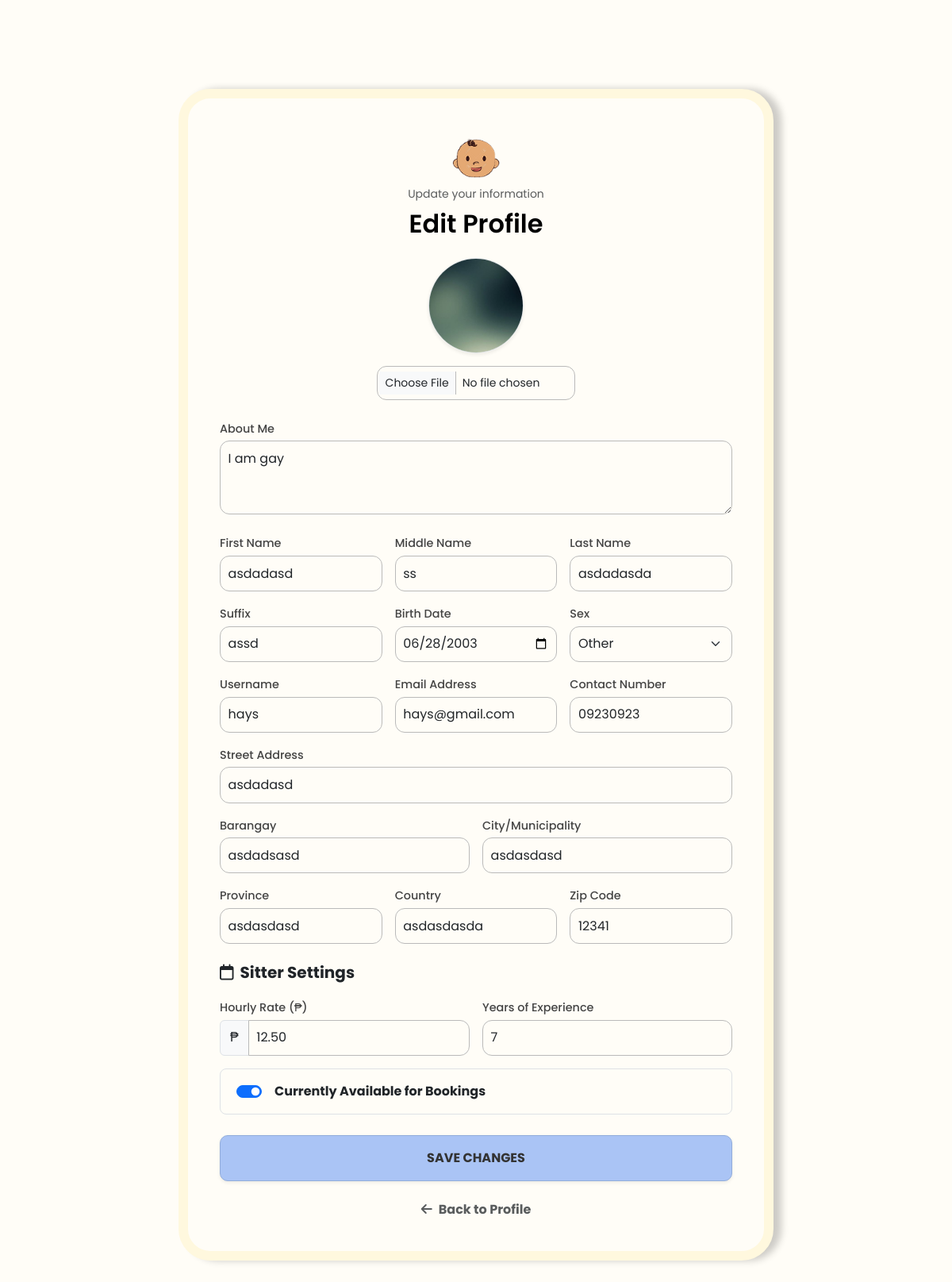
Page /public/editProfile.php (signed in) on the committed database.
### tables this page shows
CREATE TABLE `users` (
  `id` int(11) NOT NULL,
  `uuid` char(36) NOT NULL,
  `firstName` varchar(100) NOT NULL,
  `middleName` varchar(100) DEFAULT NULL,
  `lastName` varchar(100) NOT NULL,
  `bio` text DEFAULT NULL,
  `suffix` varchar(10) DEFAULT NULL,
  `birthDate` date NOT NULL,
  `sex` enum('male','female','other') NOT NULL,
  `role` enum('guardian','sitter','admin') NOT NULL DEFAULT 'guardian',
  `contactNumber` varchar(20) NOT NULL,
  `emailAddress` varchar(150) NOT NULL,
  `username` varchar(100) NOT NULL,
  `password` varchar(255) NOT NULL,
  `streetAddress` varchar(255) NOT NULL,
  `barangay` varchar(255) NOT NULL,
  `cityMunicipality` varchar(255) NOT NULL,
  `province` varchar(255) NOT NULL,
  `country` varchar(255) NOT NULL,
  `zipCode` char(10) NOT NULL,
  `dateCreated` timestamp NOT NULL DEFAULT current_timestamp(),
  `profilePic` varchar(255) NOT NULL DEFAULT 'default.jpg',
  `isActive` tinyint(1) NOT NULL DEFAULT 1,
  `deactivatedAt` datetime DEFAULT NULL,
  `deletedAt` datetime DEFAULT NULL,
  `createdAt` datetime DEFAULT current_timestamp()
);

CREATE TABLE `sitters` (
  `sitterID` int(11) NOT NULL,
  `uuid` char(36) NOT NULL,
  `userID` int(11) NOT NULL,
  `hourlyRate` decimal(10,2) NOT NULL DEFAULT 0.00,
  `experience` int(11) NOT NULL DEFAULT 0,
  `isAvailable` tinyint(1) NOT NULL DEFAULT 1,
  `ratingAverage` decimal(3,2) DEFAULT NULL,
  `verificationStatus` enum('pending','verified','rejected') NOT NULL DEFAULT 'pending',
  `createdAt` timestamp NOT NULL DEFAULT current_timestamp()
);

### public/editProfile.php (the view, shortened to what this page needs)
<?php
require_once __DIR__ . '/../app/middleware/auth.php';
$userId = $_SESSION['user_id'] ?? null;
$stmt = $conn->prepare("SELECT * FROM users WHERE id = ? LIMIT 1");
$stmt->bind_param("i", $userId);
$stmt->execute();
$user = $stmt->get_result()->fetch_assoc() ?? [];
$role = $user['role'] ?? 'guardian';
$sitterStmt = $conn->prepare("
    SELECT sitterID, verificationStatus, hourlyRate, experience, isAvailable
    FROM sitters
    WHERE userID = ?
    LIMIT 1
");
$sitterStmt->bind_param("i", $userId);
$sitterStmt->execute();
$sitterData = $sitterStmt->get_result()->fetch_assoc();
$isSitter = !empty($sitterData);
$isVerifiedSitter = $isSitter && $sitterData['verificationStatus'] === 'verified';
$backLink = ($role === 'sitter') ? 'profile.php' : 'profile.php';
?>
<!DOCTYPE html>
<html lang="en">
<head>
    <link href="https://cdnjs.cloudflare.com/ajax/libs/font-awesome/6.5.1/css/all.min.css" rel="stylesheet">
    <link href="https://cdn.jsdelivr.net/npm/bootstrap@5.3.3/dist/css/bootstrap.min.css" rel="stylesheet">
    <link rel="stylesheet" href="/Pampeers/public/css/register.css">
</head>
<body>
<div class="container d-flex justify-content-center align-items-center min-vh-100">
    <div class="signup-panel w-100">
        <div class="text-center mb-4">
            <img src="/Pampeers/app/uploads/pampeerlogo.png" alt="Logo" style="width: 70px;">
            <p class="small text-muted mb-0">Update your information</p>
            <h1 class="brand-name" style="font-size: 2rem; font-family: 'Poppins', sans-serif; font-weight: 600; margin-top: 0.5rem;">Edit Profile</h1>
        </div>
        <form action="/Pampeers/app/controllers/user/updateProfile.php"
              method="POST"
              enctype="multipart/form-data"
              class="row g-3">
            <div class="col-12 text-center mb-2">
                <img src="/Pampeers/app/uploads/profiles/<?= htmlspecialchars($user['profilePic'] ?? 'default.jpg') ?>"
                     class="rounded-circle shadow-sm border mb-3"
                     style="width:120px;height:120px;object-fit:cover;">
                <div class="d-flex justify-content-center">
                    <input type="file" name="profilePic" class="form-control form-control-sm" style="max-width: 250px;">
                </div>
            </div>
            <div class="col-12 mb-2">
                <label class="form-label">About Me</label>
                <textarea name="bio" class="form-control" rows="3" placeholder="Tell everyone a little bit about yourself..."><?= htmlspecialchars($user['bio'] ?? '') ?></textarea>
            </div>
            <div class="col-md-4">
                <label class="form-label">First Name</label>
                <input type="text" name="firstName" class="form-control" value="<?= htmlspecialchars($user['firstName'] ?? '') ?>" required>
            </div>
            <div class="col-md-4">
                <label class="form-label">Middle Name</label>
                <input type="text" name="middleName" class="form-control" value="<?= htmlspecialchars($user['middleName'] ?? '') ?>">
            </div>
            <div class="col-md-4">
                <label class="form-label">Last Name</label>
                <input type="text" name="lastName" class="form-control" value="<?= htmlspecialchars($user['lastName'] ?? '') ?>" required>
            </div>
            <div class="col-md-4">
                <label class="form-label">Suffix</label>
                <input type="text" name="suffix" class="form-control" placeholder="e.g. Jr." value="<?= htmlspecialchars($user['suffix'] ?? '') ?>">
            </div>
            <div class="col-md-4">
                <label class="form-label">Birth Date</label>
                <input type="date" name="birthDate" class="form-control" value="<?= htmlspecialchars($user['birthDate'] ?? '') ?>" required>
            </div>
            <div class="col-md-4">
                <label class="form-label">Sex</label>
                <select name="sex" class="form-select">
                    <option value="other" <?= ($user['sex'] ?? '') === 'other' ? 'selected' : '' ?>>Other</option>
                </select>
            </div>
            <div class="col-md-4">
                <label class="form-label">Username</label>
                <input type="text" name="username" class="form-control" value="<?= htmlspecialchars($user['username'] ?? '') ?>" required>
            </div>
            <div class="col-md-4">
                <label class="form-label">Email Address</label>
                <input type="email" name="emailAddress" class="form-control" value="<?= htmlspecialchars($user['emailAddress'] ?? '') ?>" required>
            </div>
            <div class="col-md-4">
                <label class="form-label">Contact Number</label>
                <input type="text" name="contactNumber" class="form-control" value="<?= htmlspecialchars($user['contactNumber'] ?? '') ?>" required>
            </div>
            <div class="col-md-12">
                <label class="form-label">Street Address</label>
                <input type="text" name="streetAddress" class="form-control" value="<?= htmlspecialchars($user['streetAddress'] ?? '') ?>">
            </div>
            <div class="col-md-6">
                <label class="form-label">Barangay</label>
                <input type="text" name="barangay" class="form-control" value="<?= htmlspecialchars($user['barangay'] ?? '') ?>">
            </div>
            <div class="col-md-6">
                <label class="form-label">City/Municipality</label>
                <input type="text" name="cityMunicipality" class="form-control" value="<?= htmlspecialchars($user['cityMunicipality'] ?? '') ?>" required>
            </div>
            <div class="col-md-4">
                <label class="form-label">Province</label>
                <input type="text" name="province" class="form-control" value="<?= htmlspecialchars($user['province'] ?? '') ?>">
            </div>
            <div class="col-md-4">
                <label class="form-label">Country</label>
                <input type="text" name="country" class="form-control" value="<?= htmlspecialchars($user['country'] ?? '') ?>">
            </div>
            <div class="col-md-4">
                <label class="form-label">Zip Code</label>
                <input type="text" name="zipCode" class="form-control" value="<?= htmlspecialchars($user['zipCode'] ?? '') ?>">
            </div>
            <?php if ($isVerifiedSitter): ?>
                <div class="col-12 mt-4 mb-1">
                    <h5 class="fw-bold grey m-0" style="font-family: 'Poppins', sans-serif;"><i class="fa-regular fa-calendar me-2"></i>Sitter Settings</h5>
                </div>
                <div class="col-md-6">
                    <label class="form-label">Hourly Rate (₱)</label>
                    <div class="input-group">
                        <span class="input-group-text bg-light">₱</span>
                        <input type="number" step="0.01" name="hourlyRate" class="form-control" value="<?= htmlspecialchars($sitterData['hourlyRate'] ?? '0.00') ?>">
                    </div>
                </div>
                <div class="col-md-6">
                    <label class="form-label">Years of Experience</label>
                    <input type="number" name="experience" class="form-control" value="<?= htmlspecialchars($sitterData['experience'] ?? '0') ?>">
                </div>
                <div class="col-12 mt-3">
                    <div class="form-check form-switch bg-none p-3 rounded-3 border">
                        <input class="form-check-input ms-1 me-3" type="checkbox" name="isAvailable" id="availSwitch" <?= ($sitterData['isAvailable']) ? 'checked' : '' ?>>
                        <label class="form-check-label fw-bold" for="availSwitch">Currently Available for Bookings</label>
                    </div>
                </div>
            <?php endif; ?>
            <div class="col-12 mt-4">
                <button type="submit" class="btn btn-primary w-100 py-3 fw-bold shadow-sm" style="border-radius: 10px;">SAVE CHANGES</button>
            </div>
        </form>
        <div class="text-center mt-4">
            <a href="/Pampeers/public/<?= $backLink ?>" class="text-decoration-none text-muted fw-bold"><i class="fa-solid fa-arrow-left me-2"></i>Back to Profile</a>
        </div>
    </div>
</div>
</body>
</html>

### public/css/register.css (style rules this page uses)
body { font-family: 'Poppins', sans-serif; background-color: #FFFDF7; margin: 0; }
.signup-panel { background-color: #FFFDF7; padding: 2.5rem; border-radius: 40px; border: 0.75rem solid #FFF8DE; box-shadow: 10px 0px 10px rgba(0,0,0,0.2); max-width: 750px; width: 95%; margin: 7rem auto; }
.brand-name { font-family: 'Ribeye', cursive; font-size: 2.5rem; color: #000; margin-top: -5px; }
.form-label { font-weight: 500; font-size: 0.9rem; color: #444; margin-bottom: 4px; }
.form-control, .form-select { border-radius: 12px; border: 1.5px solid #bababa; padding: 0.6rem; background-color: transparent; }
.btn-primary { width: 100%; font-weight: bold; background-color: #AAC4F5; border: 1px solid #92addb; color: #333; border-radius: 12px; padding: 0.8rem; box-shadow: 0 4px 0 #92addb; transition: all 0.2s ease; }

### rows in the picture
users: profilePic (picture), bio "I am gay", firstName "asdadasd", middleName "ss", lastName "asdadasda", suffix "assd", birthDate "06/28/2003", sex "Other", username "hays", emailAddress "hays@gmail.com", contactNumber "09230923", streetAddress "asdadasd", barangay "asdadsasd", cityMunicipality "asdasdasd", province "asdasdasd", country "asdasdasda", zipCode "12341"
sitters: hourlyRate "12.50", experience "7", isAvailable "☑"
